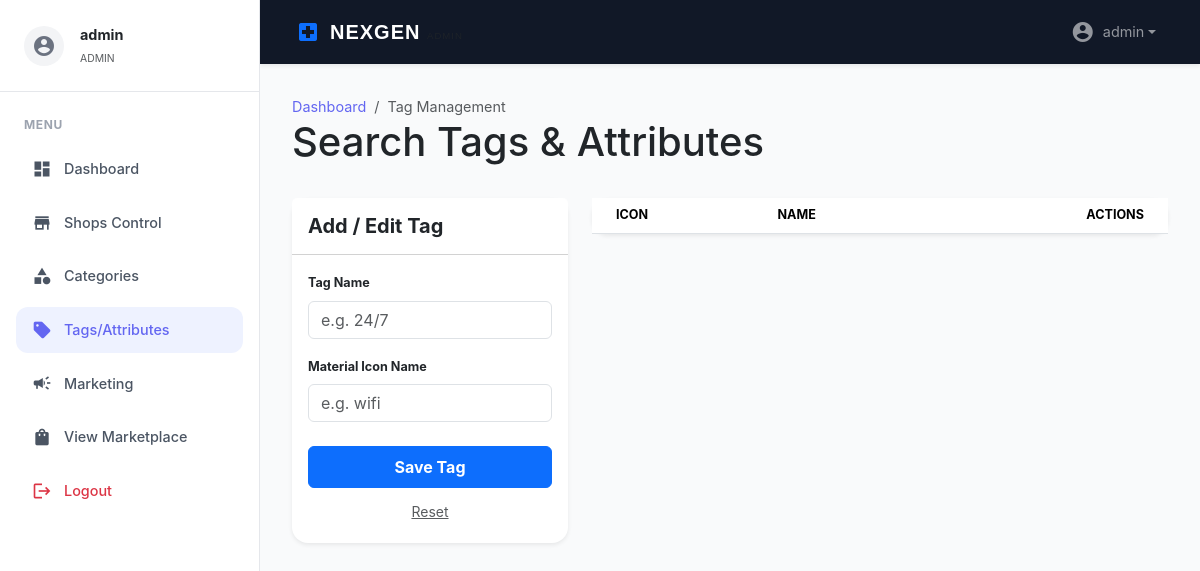
The page /admin/manage_tags.php (signed in) on the database as committed earlier.
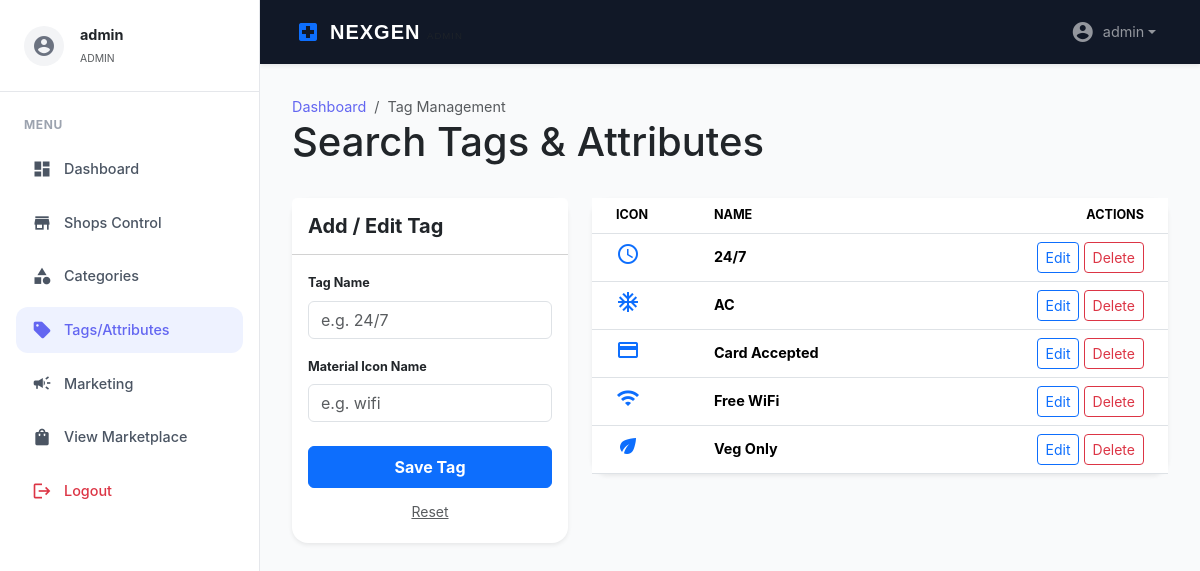
The same page on the database as committed later.
### tables this page shows
CREATE TABLE shop_tags (
    id INTEGER PRIMARY KEY AUTOINCREMENT,
    name TEXT NOT NULL UNIQUE,
    icon TEXT
);

### includes/config.php (called while the page is built, shortened)
<?php
function e($text) {
    return htmlspecialchars($text ?? '', ENT_QUOTES, 'UTF-8');
}
?>

### admin/manage_tags.php (the view, shortened to what this page needs)
<?php
require_once '../includes/config.php';
require_once '../includes/admin_layout_header.php';
$tags = $pdo->query("SELECT * FROM shop_tags ORDER BY name ASC")->fetchAll();
?>
<div class="page__heading d-flex align-items-center">
    <div class="flex">
        <nav aria-label="breadcrumb">
            <ol class="breadcrumb mb-0">
                <li class="breadcrumb-item"><a href="index.php">Dashboard</a></li>
                <li class="breadcrumb-item active" aria-current="page">Tag Management</li>
            </ol>
        </nav>
        <h1 class="m-0">Search Tags & Attributes</h1>
    </div>
</div>
<div class="row g-4">
    <div class="col-lg-4">
        <div class="card shadow-sm border-0">
            <div class="card-header bg-white py-3">
                <h5 class="card-title m-0 fw-bold">Add / Edit Tag</h5>
            </div>
            <div class="card-body">
                <form method="POST">
                    <div class="mb-3">
                        <label class="form-label small fw-bold">Tag Name</label>
                        <input type="text" name="name" id="tag_name" class="form-control" placeholder="e.g. 24/7" required>
                    </div>
                    <div class="mb-4">
                        <label class="form-label small fw-bold">Material Icon Name</label>
                        <input type="text" name="icon" id="tag_icon" class="form-control" placeholder="e.g. wifi">
                    </div>
                    <button type="submit" class="btn btn-primary w-100 py-2 fw-bold">Save Tag</button>
                    <button type="button" onclick="resetForm()" class="btn btn-link btn-sm w-100 mt-2 text-muted">Reset</button>
                </form>
            </div>
        </div>
    </div>
    <div class="col-lg-8">
        <div class="card shadow-sm border-0">
            <div class="table-responsive">
                <table class="table table-hover mb-0">
                    <thead class="bg-light">
                        <tr class="text-uppercase small text-muted">
                            <th class="ps-4">Icon</th>
                            <th>Name</th>
                            <th class="text-end pe-4">Actions</th>
                        </tr>
                    </thead>
                    <tbody class="align-middle">
                        <?php foreach($tags as $t): ?>
                        <tr>
                            <td class="ps-4">
                                <i class="material-icons text-primary"><?php echo e($t['icon'] ?: 'tag'); ?></i>
                            </td>
                            <td class="fw-bold"><?php echo e($t['name']); ?></td>
                            <td class="text-end pe-4">
                                <button class="btn btn-sm btn-outline-primary" onclick='editTag(<?php echo json_encode($t); ?>)'>Edit</button>
                                <a href="?delete=<?php echo $t['id']; ?>" class="btn btn-sm btn-outline-danger" onclick="return confirm('Delete this tag?')">Delete</a>
                            </td>
                        </tr>
                        <?php endforeach; ?>
                    </tbody>
                </table>
            </div>
        </div>
    </div>
</div>
<?php require_once '../includes/admin_layout_footer.php'; ?>

Rows that differ between the two databases and show on the page:
added shop_tags: name "24/7"
added shop_tags: name "AC"
added shop_tags: name "Card Accepted"
added shop_tags: name "Free WiFi"
added shop_tags: name "Veg Only"
